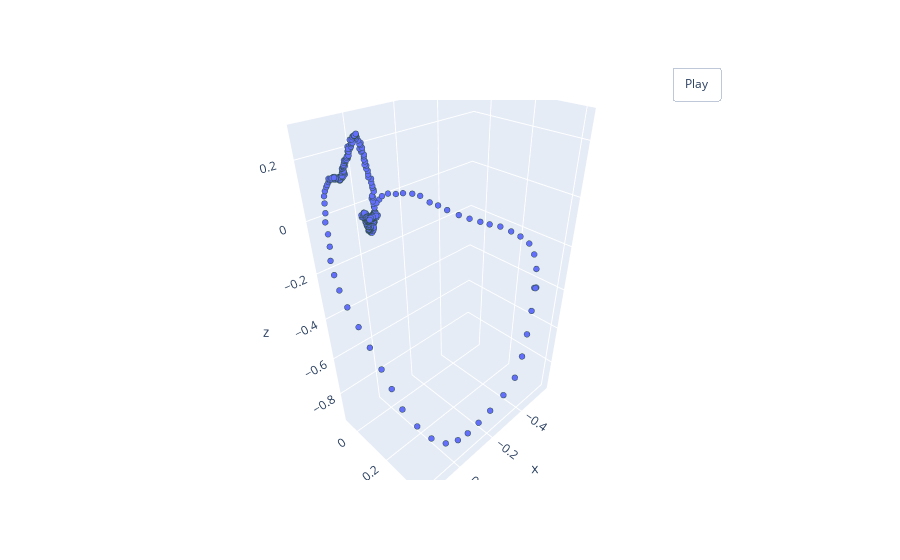

The cell this chart's notebook holds for it:
### Code cell
inv_classes = {0 : 'normal', 1 : 'pathology'}
print('Train dataset size: ', len(train_ds))
print('Valid dataset size: ', len(valid_ds))
print('Number of classes: ', len(train_ds.classes))

print('\nПример первого элемент тренировочного датасета:')
print('Sample pointcloud shape: ', train_ds[0]['pointcloud'].size())
print('Class: ', inv_classes[train_ds[0]['category']])
pcshow(*train_ds[0]['pointcloud'].T)

### Figure 1 — Plotly figure (JSON) as saved in the notebook; plotly's stock layout.template omitted (floating-point values rounded to 4 significant figures; data arrays with more than 128 entries replaced by an {"elided": "..."} marker saying what was removed)
{"data": [{"marker": {"line": {"color": "DarkSlateGrey", "width": 2}, "size": 2}, "mode": "markers", "type": "scatter3d", "x": {"elided": "512 float values"}, "y": {"elided": "512 float values"}, "z": {"elided": "512 float values"}}], "layout": {"updatemenus": [{"buttons": [{"args": [null, {"frame": {"duration": 50, "redraw": true}, "fromcurrent": true, "mode": "immediate", "transition": {"duration": 0}}], "label": "Play", "method": "animate"}], "pad": {"r": 10, "t": 45}, "showactive": false, "type": "buttons", "x": 0.8, "xanchor": "left", "y": 1, "yanchor": "bottom"}]}}
